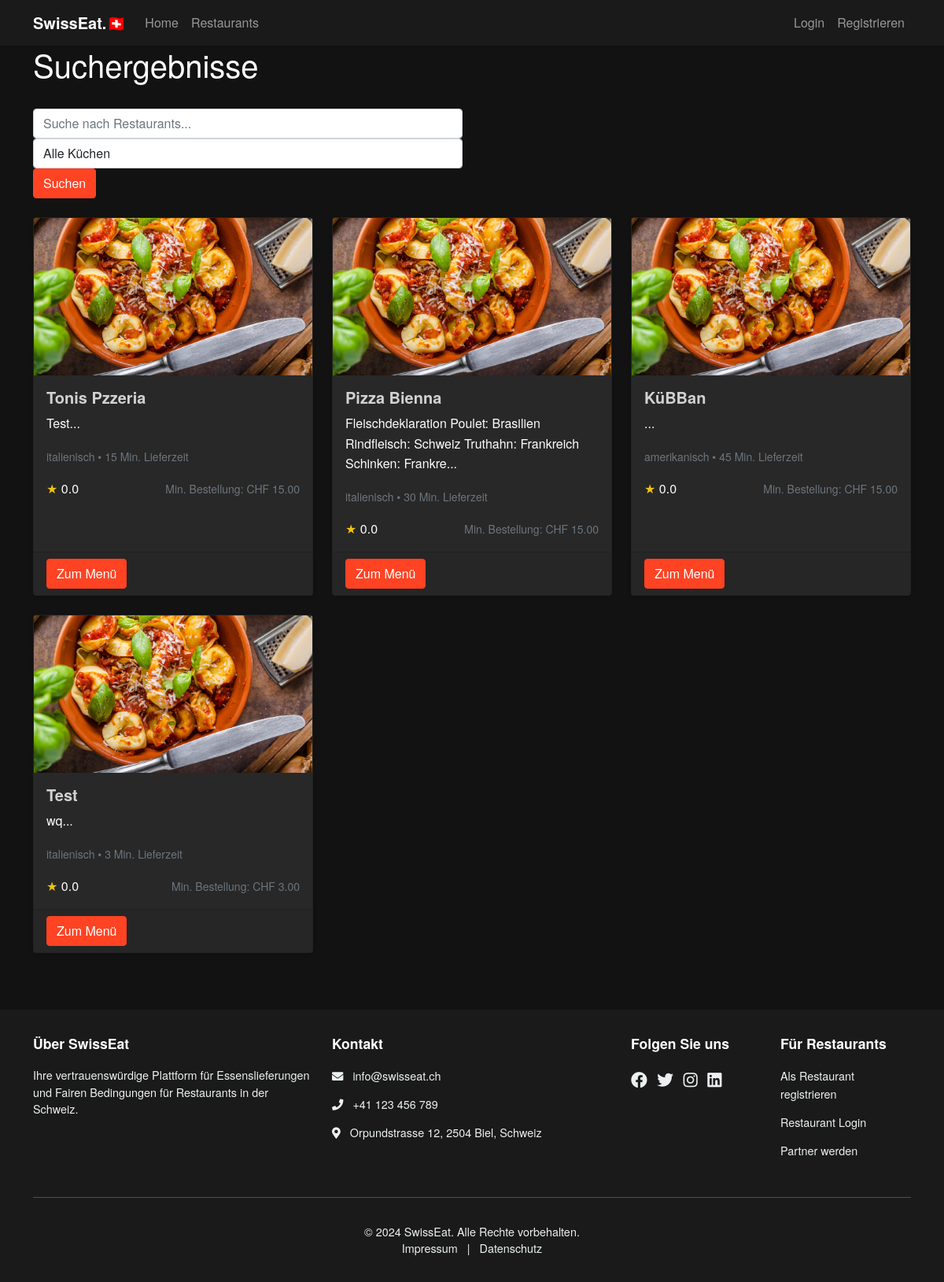
Page /restaurants/search on the committed database.
### swisseat/models.py (models this page shows, shortened)
class Restaurant(db.Model):
    id = db.Column(db.Integer, primary_key=True)
    name = db.Column(db.String(100), nullable=False)
    description = db.Column(db.Text)
    address = db.Column(db.String(200), nullable=False)
    cuisine_type = db.Column(db.String(50), nullable=False)
    rating = db.Column(db.Float, default=0.0)
    delivery_time = db.Column(db.Integer, nullable=False)  # in minutes
    minimum_order = db.Column(db.Float, nullable=False)  # in CHF
    delivery_fee = db.Column(db.Float, nullable=False)  # in CHF
    accepts_cash = db.Column(db.Boolean, nullable=False, default=True)
    accepts_twint = db.Column(db.Boolean, nullable=False, default=True)
    accepts_paypal = db.Column(db.Boolean, nullable=False, default=True)
    is_active = db.Column(db.Boolean, nullable=False, default=True)
    owner_id = db.Column(db.Integer, db.ForeignKey('user.id'), nullable=False)
    menu_items = db.relationship('MenuItem', backref='restaurant', lazy=True)
    orders = db.relationship('Order', backref='restaurant', lazy=True)
    reviews = db.relationship('Review', backref='restaurant', lazy=True)
    carts = db.relationship('Cart', back_populates='restaurant', lazy=True)

### swisseat/restaurants/routes.py (the view)
@restaurants.route("/restaurants/search", methods=['GET'])
def search():
    query = request.args.get('q', '')
    cuisine = request.args.get('cuisine', '')
    restaurants_query = Restaurant.query
    if query:
        restaurants_query = restaurants_query.filter(
            Restaurant.name.ilike(f'%{query}%') |
            Restaurant.description.ilike(f'%{query}%')
        )
    if cuisine:
        restaurants_query = restaurants_query.filter(Restaurant.cuisine_type == cuisine)
    restaurants_list = restaurants_query.order_by(Restaurant.rating.desc()).all()
    return render_template('restaurants/search.html',
                         restaurants=restaurants_list,
                         query=query,
                         cuisine=cuisine)

### swisseat/templates/restaurants/search.html (shortened to what this page needs)
{% extends "layout.html" %}
{% block content %}
    <div class="container">
        <div class="row mb-4">
            <div class="col">
                <h1>Suchergebnisse</h1>
            </div>
        </div>
        <div class="row mb-4">
            <div class="col-md-6">
                <form method="GET" action="{{ url_for('restaurants.search') }}" class="form-inline">
                    <input type="text" name="q" class="form-control mr-2" placeholder="Suche nach Restaurants..." value="{{ query }}">
                    <select name="cuisine" class="form-control mr-2">
                        <option value="">Alle Küchen</option>
                    </select>
                    <button type="submit" class="btn btn-primary">Suchen</button>
                </form>
            </div>
        </div>
        {% if restaurants %}
            <div class="row">
                {% for restaurant in restaurants %}
                    <div class="col-md-4 mb-4">
                        <div class="card h-100">
                            <img src="{{ url_for('static', filename='img/restaurants/' + restaurant.id|string + '.jpg') }}"
                                 class="card-img-top" alt="{{ restaurant.name }}"
                                 onerror="this.src='{{ url_for('static', filename='img/default-restaurant.jpg') }}'">
                            <div class="card-body">
                                <h5 class="card-title">{{ restaurant.name }}</h5>
                                <p class="card-text">{{ restaurant.description[:100] }}...</p>
                                <p class="card-text">
                                    <small class="text-muted">
                                        {{ restaurant.cuisine_type }} • {{ restaurant.delivery_time }} Min. Lieferzeit
                                    </small>
                                </p>
                                <div class="d-flex justify-content-between align-items-center">
                                    <div class="rating">
                                        <span class="text-warning">★</span>
                                        <span>{{ "%.1f"|format(restaurant.rating) }}</span>
                                    </div>
                                    <small class="text-muted">Min. Bestellung: CHF {{ "%.2f"|format(restaurant.minimum_order) }}</small>
                                </div>
                            </div>
                            <div class="card-footer">
                                <a href="{{ url_for('restaurants.menu', restaurant_id=restaurant.id) }}"
                                   class="btn btn-primary btn-block">Zum Menü</a>
                            </div>
                        </div>
                    </div>
                {% endfor %}
            </div>
        {% else %}
            <div class="alert alert-info">
                Keine Restaurants gefunden. Bitte versuchen Sie es mit anderen Suchkriterien.
            </div>
        {% endif %}
    </div>
{% endblock content %}

### swisseat/static/css/main.css (style rules this page uses)
body { background-color: #121212; font-family: 'Helvetica Neue', Arial, sans-serif; line-height: 1.6; color: #fdfdfd; }
a { color: #ff4323; text-decoration: none; }
.card { background-color: #282828; transition: transform 0.2s ease-in-out; box-shadow: 0 2px 4px rgba(0,0,0,0.1); }
.card-title { color: #d1d1d1; font-weight: 600; }
.btn-primary { background-color: #ff4323; border-color: #ff4323; }
.rating .text-warning { color: #f1c40f !important; }
.card-img-top { height: 200px; object-fit: cover; }

### rows in the picture
Restaurant: name "Tonis Pzzeria", description "Test", cuisine_type "italienisch", delivery_time "15", rating "0.0", minimum_order "15.00"
Restaurant: name "Pizza Bienna", description "Fleischdeklaration Poulet: Brasilien Rindfleisch: Schweiz Truthahn: Frankreich Schinken: Frankre", cuisine_type "italienisch", delivery_time "30", rating "0.0", minimum_order "15.00"
Restaurant: name "KüBBan", cuisine_type "amerikanisch", delivery_time "45", rating "0.0", minimum_order "15.00"
Restaurant: name "Test", description "wq", cuisine_type "italienisch", delivery_time "3", rating "0.0", minimum_order "3.00"
